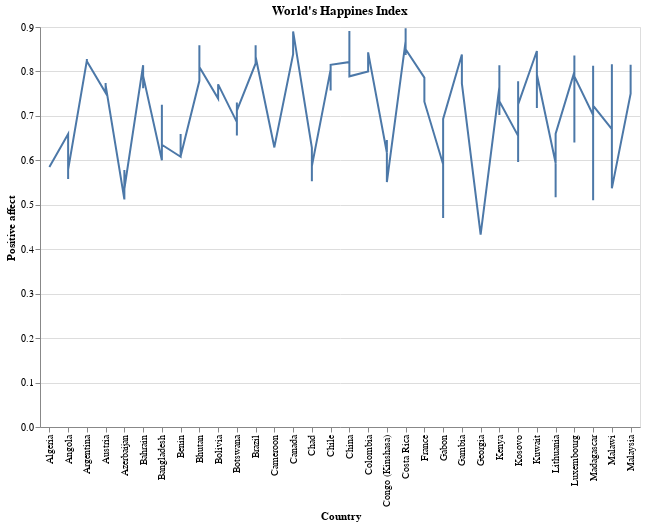

The notebook cell saved with this chart:
### Code cell
alt.Chart(data1).mark_line().encode(
    alt.X('Country name',title="Country"),
    alt.Y('Positive affect'),
    tooltip=['Country name','Positive affect']
).properties(title="World's Happines Index",width=600,height=400)

### Figure 1 — Vega-Lite specification as saved in the notebook (floating-point values rounded to 4 significant figures; data arrays with more than 128 entries replaced by an {"elided": "..."} marker saying what was removed)
{"config": {"view": {"continuousWidth": 400, "continuousHeight": 300}}, "data": {"name": "data-c0fe58a48786afe06b72559f93a4a5c9"}, "mark": "line", "encoding": {"tooltip": [{"type": "nominal", "field": "Country name"}, {"type": "quantitative", "field": "Positive affect"}], "x": {"type": "nominal", "field": "Country name", "title": "Country"}, "y": {"type": "quantitative", "field": "Positive affect"}}, "height": 400, "title": "World's Happines Index", "width": 600, "$schema": "https://vega.github.io/schema/vega-lite/v4.8.1.json", "datasets": {"data-c0fe58a48786afe06b72559f93a4a5c9": {"elided": "175 records"}}}
